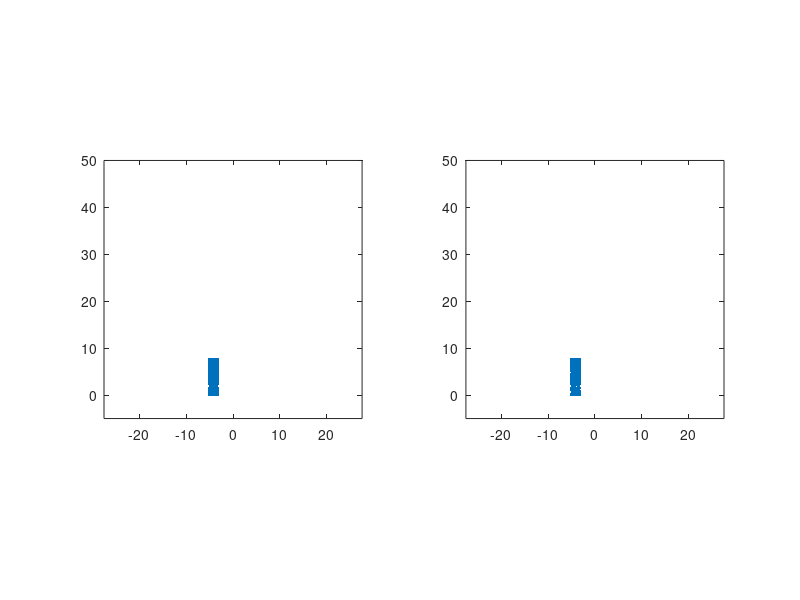

The MATLAB source for this figure:
clear all 
close all



%%
%%%%%%%%%%%%%%%%%%%%%%%% make sq %%%%%%%%%%%%%%%%%%%%%%%%%%%%%%%%%%%%%%%%%%
%%%%%%%%%%%%%%%%%%%%%%%%%%%%%%%%%%%%%%%%%%%%%%%%%%%%%%%%%%%%%%%%%%%%%%%%%%%
numbPointsFactor = 2;
% space = 0.2;
% xlength = 25*numbPointsFactor;
% ylength = 25*numbPointsFactor;

space = 0.1675;
xlength = 3.75*numbPointsFactor*1.5;
ylength = 3.75*numbPointsFactor*1.5;


dataSqAllX = [];
dataSqAllY = [];
counter1 = 0;

for n = 1 : xlength
    
    counter2 = 0;

    for nn = 1 : ylength
        
        dataSqX = counter1;
        dataSqY = counter2;

%         
%         plot(dataSqX,dataSqY,'.')
%         hold on
%         pause
        dataSqAllX = [dataSqAllX dataSqX];
        dataSqAllY = [dataSqAllY dataSqY];

    counter2 = counter2 + space;

    end
    counter1 = counter1 + space;

end

%%
%%%%%%%%%%%%%%% make elongated cluster %%%%%%%%%%%%%%%%%%%%%%%%%%%%%%%%%%%%
%%%%%%%%%%%%%%%%%%%%%%%%%%%%%%%%%%%%%%%%%%%%%%%%%%%%%%%%%%%%%%%%%%%%%%%%%%%

space = 0.1;
xlength = 6.25*numbPointsFactor*1.5;
ylength = 18.75*numbPointsFactor*1.5;

dataSqAllX2 = [];
dataSqAllY2 = [];
counter1 = 0;

for n = 1 : xlength
    
    counter2 = 0;

    for nn = 1 : ylength
        
        dataSqX2 = counter1;
        dataSqY2 = counter2;

%         
%         plot(dataSqX2,dataSqY2,'.')
%         hold on
%          pause
        dataSqAllX2 = [dataSqAllX2 dataSqX2];
        dataSqAllY2 = [dataSqAllY2 dataSqY2];

    counter2 = counter2 + space;

    end
    counter1 = counter1 + space;

end




%%
%%%%%%%% assemble data set %%%%%%%%%%%%%%%%%%%%%%%%%%%%%%%%%%%%%%%%%%%%%%%%
%%%%%%%%%%%%%%%%%%%%%%%%%%%%%%%%%%%%%%%%%%%%%%%%%%%%%%%%%%%%%%%%%%%%%%%%%%%


dataAll1 = [];
dataAll1(:,1) = dataSqAllX;
dataAll1(:,2) = dataSqAllY;

dataAll2 = [];
dataAll2(:,1) = dataSqAllX2;
dataAll2(:,2) = dataSqAllY2 + 1.5*1.5;%orignal value is 13

% dataAll3 = [];
% dataAll3(:,1) = dataSqAllX + 0.5;
% dataAll3(:,2) = dataSqAllY + 45;



dataAll = [];
% dataAll = [dataAll1' dataAll2' dataAll3']';
dataAll = [dataAll1' dataAll2']';

%center in y
dataAll(:,2) = dataAll(:,2);
dataAll(:,1) = dataAll(:,1)-5;


%%
%%%%%%%%%%% pick rand numbers from distribution %%%%%%%%%%%%%%%%%%%%%%%%%%%
%%%%%%%%%%%%%%%%%%%%%%%%%%%%%%%%%%%%%%%%%%%%%%%%%%%%%%%%%%%%%%%%%%%%%%%%%%%

indperm = randperm(length(dataAll));
data = dataAll(indperm(1:750),:);%orignal is 500



figure
subplot(1,2,1)
plot(dataAll(:,1),dataAll(:,2), '.')
axis square
axis([-27.5 27.5 -5 50])


subplot(1,2,2)
plot(data(:,1),data(:,2), '.')
axis square
axis([-27.5 27.5 -5 50])

%%
%%%%%%%%%%%%%% save data set %%%%%%%%%%%%%%%%%%%%%%%%%%%%%%%%%%%%%%%%%%%%%%
%%%%%%%%%%%%%%%%%%%%%%%%%%%%%%%%%%%%%%%%%%%%%%%%%%%%%%%%%%%%%%%%%%%%%%%%%%%

save('C:\JoaoStuff\boutTypeStuff\clusterDvPackage\exclamationMarkUnif_20.mat' ,'data')

